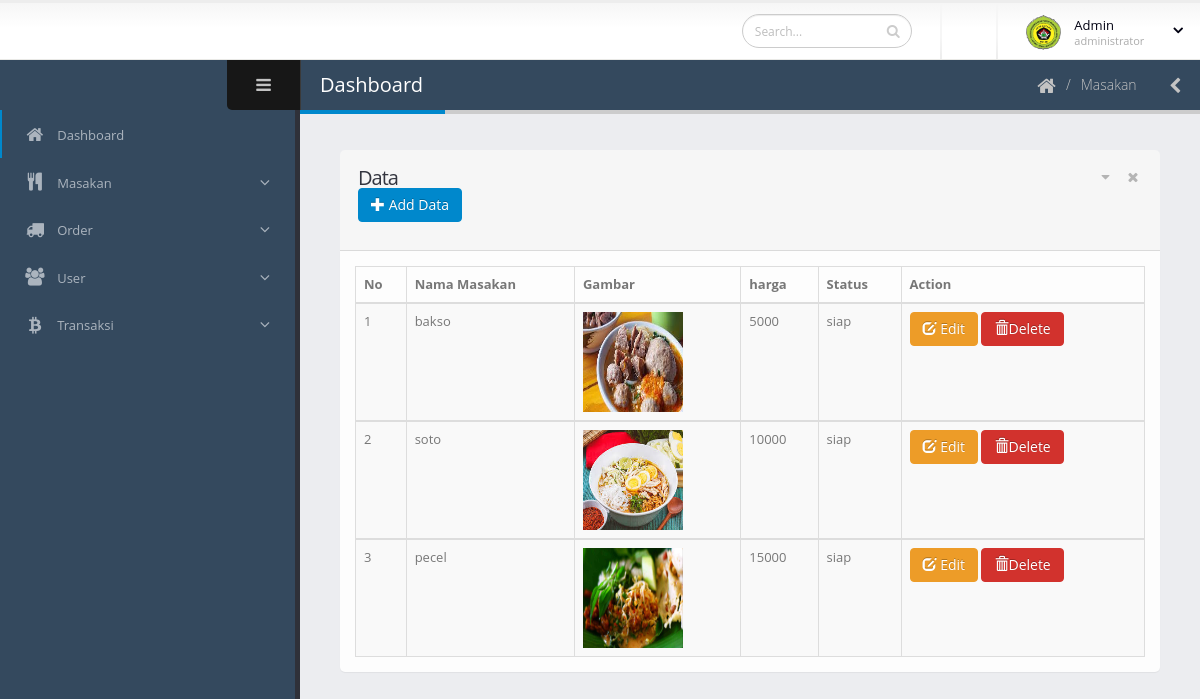
Screenshot of /admin/masakan/index.php (signed in) with the database file from the repository.
### tables this page shows
CREATE TABLE `masakan` (
  `id_masakan` int(15) NOT NULL,
  `nama_masakan` varchar(30) NOT NULL,
  `harga` decimal(30,0) NOT NULL,
  `status_masakan` varchar(30) NOT NULL,
  `gambar` varchar(200) NOT NULL
);

### admin/masakan/index.php (the view, shortened to what this page needs)
<!doctype html>
<html class="fixed">
	<head>
<?php
		require('head.php');
		?>
	</head>
	<body>
		<section class="body">
			<header class="header">
				<div class="header-right">
					<form action="pages-search-results.html" class="search nav-form">
						<div class="input-group input-search">
							<input type="text" class="form-control" name="q" id="q" placeholder="Search...">
							<span class="input-group-btn">
								<button class="btn btn-default" type="submit"><i class="fa fa-search"></i></button>
							</span>
						</div>
					</form>
					<span class="separator"></span>
					<span class="separator"></span>
					<div id="userbox" class="userbox">
						<a href="#" data-toggle="dropdown">
							<figure class="profile-picture">
								<img src="../../assets/images/logo.jpg" alt="Joseph Doe" class="img-circle" data-lock-picture="../../assets/images/logo.jpg" />
							</figure>
							<div class="profile-info" data-lock-name="John Doe" data-lock-email="johndoe@JSOFT.com">
								<span class="name">Admin</span>
								<span class="role">administrator</span>
							</div>
							<i class="fa custom-caret"></i>
						</a>
					</div>
				</div>
			</header>
			<div class="inner-wrapper">
				<?php
	require_once('sidebar.php');
	?>
				<section role="main" class="content-body">
					<header class="page-header">
						<h2>Dashboard</h2>
						<div class="right-wrapper pull-right">
							<ol class="breadcrumbs">
								<li>
									<a href="index.html">
										<i class="fa fa-home"></i>
									</a>
								</li>
								<li><span>Masakan</span></li>
							</ol>
							<a class="sidebar-right-toggle" data-open=""><i class="fa fa-chevron-left"></i></a>
						</div>
					</header>
					<section class="panel">
							<header class="panel-heading">
								<div class="panel-actions">
									<a href="#" class="fa fa-caret-down"></a>
									<a href="#" class="fa fa-times"></a>
								</div>
								<h2 class="panel-title">Data</h2>
								<p><a href="" data-toggle="modal" class="btn btn-primary" data-target="#modaladd" > <span class="glyphicon glyphicon-plus"></span> Add Data</a></p>
							</header>
							<div class="panel-body">
								<table class="table table-bordered table-striped mb-none" id="datatable-default">
									<thead>
										<tr>
											<th>No</th>
											<th>Nama Masakan</th>
											<th>Gambar</th>
											<th>harga</th>
											<th>Status</th>
											<th class="hidden-phone">Action</th>
										</tr>
									</thead>
								<?php
 									 include "../koneksi.php";
 									 $no = 0;
 									 $modal=mysqli_query($koneksi,"SELECT * FROM masakan");
  									while($r=mysqli_fetch_array($modal)){
  									$no++;
									?>
									<tbody>
										<tr class="gradeX">
											<td><?php echo $no;?></td>
      										<td><?php echo  $r['nama_masakan']; ?></td>
      										<td><img src="uploads/<?php echo $r['gambar']; ?>" height="100" width="100"></td>
      										<td><?php echo  $r['harga']; ?></td>
      										<td><?php echo  $r['status_masakan']; ?></td>
      						<td>
         						<a href="#edit<?php echo $r['id_masakan']; ?>" data-toggle="modal" class="btn btn-warning"><span class="glyphicon glyphicon-edit"></span> Edit</a>
        						<a href="#" class="btn btn-danger" onclick="confirm_modal('proses_delete.php?&id_masakan=<?php echo  $r['id_masakan']; ?>');">
        							<span class="glyphicon glyphicon-trash"></span>Delete</a>
     						</td>
										</tr>
									</tbody>
									<?php } ?>
								</table>
							</div>
						</section>
	</body>
</html>

### assets/stylesheets/skins/default.css (style rules this page uses)
a, .btn-link { color: #0088cc; }
body .btn-primary { color: #ffffff; text-shadow: 0 -1px 0 rgba(0, 0, 0, 0.25); background-color: #0088cc; border-color: #0088cc; }
body .btn-warning { color: #ffffff; text-shadow: 0 -1px 0 rgba(0, 0, 0, 0.25); background-color: #ed9c28; border-color: #ed9c28; }
body .btn-danger { color: #ffffff; text-shadow: 0 -1px 0 rgba(0, 0, 0, 0.25); background-color: #d2322d; border-color: #d2322d; }
.page-header h2 { border-bottom-color: #0088cc; }

### rows the page displays
masakan: nama_masakan "bakso", gambar (picture), harga "5000", status_masakan "siap"
masakan: nama_masakan "soto", gambar (picture), harga "10000", status_masakan "siap"
masakan: nama_masakan "pecel", gambar (picture), harga "15000", status_masakan "siap"
